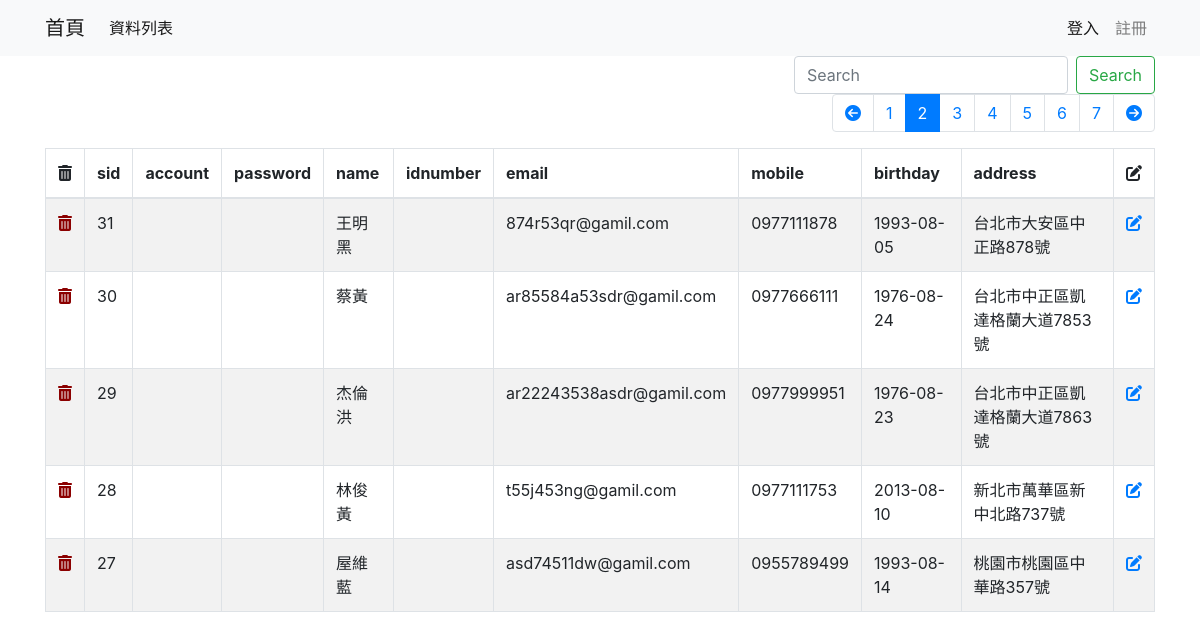
Screenshot of /data-list.php?page=2 with the database file from the repository.
### tables this page shows
CREATE TABLE `address_book` (
  `sid` int(11) NOT NULL,
  `account` varchar(255) NOT NULL,
  `password` varchar(255) NOT NULL,
  `name` varchar(255) NOT NULL,
  `idnumber` varchar(10) NOT NULL,
  `email` varchar(255) NOT NULL,
  `mobile` varchar(255) NOT NULL,
  `birthday` date DEFAULT NULL,
  `address` varchar(255) NOT NULL,
  `created_at` varchar(255) DEFAULT NULL
);

### data-list.php (the view, shortened to what this page needs)
<?php
    include __DIR__. '/partials/init.php';
    $perPage = 5;
$qs = [];
$keyword = isset($_GET['keyword']) ? $_GET['keyword'] : '';
    $page = isset($_GET['page']) ? intval($_GET['page']) : 1;
    $where = ' WHERE 1 ';
    $totalRows = $pdo->query("SELECT count(1) FROM address_book")
        ->fetch(PDO::FETCH_NUM)[0];
    $totalPages = ceil($totalRows/$perPage);
    $rows = [];
    if($totalRows!=0) {
        $sql = sprintf("SELECT * FROM address_book %s ORDER BY sid DESC LIMIT %s, %s",
         $where,
           ($page - 1) * $perPage,
           $perPage);
    $rows = $pdo->query($sql)->fetchAll();
};
?>
<?php include __DIR__. '/partials/html-head.php'; ?>
<?php include __DIR__. '/partials/navbar.php'; ?>
<div class="container">
 <div class="row" >
        <div class="col">
            <form action="data-list.php" class="form-inline my-2 my-lg-0 d-flex justify-content-end">
                <input class="form-control mr-sm-2" type="search" name="keyword" placeholder="Search"
                       value="<?= htmlentities($keyword) ?>"
                       aria-label="Search">
                <button class="btn btn-outline-success my-2 my-sm-0" type="submit">Search</button>
            </form>
        </div>
    </div>
   <div class="row">
        <div class="col">
            <nav aria-label="Page navigation example">
                <ul class="pagination d-flex justify-content-end">
                     <li class="page-item <?= $page<=1 ? 'disabled' : '' ?>">
                       <a class="page-link" href="?<?php
                        $qs['page']=$page-1;
                        echo http_build_query($qs);
                        ?>">
                            <i class="fas fa-arrow-circle-left"></i>
                        </a>
                    </li>
                    <?php for($i=$page-5; $i<=$page+5; $i++):
                        if($i>=1 and $i<=$totalPages):
                            $qs['page'] = $i;
                        ?>
                    <li class="page-item <?= $i==$page ? 'active' : '' ?>">
                        <a class="page-link" href="?<?= http_build_query($qs) ?>"><?= $i ?></a>
                    </li>
                    <?php endif;
                        endfor; ?>
                    <li class="page-item <?= $page>=$totalPages ? 'disabled' : '' ?>">
                     <a class="page-link" href="?<?php
                        $qs['page']=$page+1;
                        echo http_build_query($qs);
                        ?>">
                            <i class="fas fa-arrow-circle-right"></i>
                        </a>
                    </li>
                </ul>
            </nav>
        </div>
    </div>
    <div class="row">
        <div class="col">
            <table class="table table-striped table-bordered">
                <thead>
                <tr>
                    <th scope="col"><i class="fas fa-trash-alt"></i></th>
                    <th scope="col">sid</th>
                    <th scope="col">account</th>
                    <th scope="col">password</th>
                    <th scope="col">name</th>
                    <th scope="col">idnumber</th>
                    <th scope="col">email</th>
                    <th scope="col">mobile</th>
                    <th scope="col">birthday</th>
                    <th scope="col">address</th>
                    <th scope="col"><i class="fas fa-edit"></i></th>
                </tr>
                </thead>
                <tbody>
                <?php foreach($rows as $r): ?>
                <tr data-sid="<?= $r['sid'] ?>">
                 <td>
                      <a href="data-delete.php?sid=<?= $r['sid'] ?>"
                            onclick="return confirm('確定要刪除編號為 <?= $r['sid'] ?> 的資料嗎？')"
                        >
                            <i class="fas fa-trash-alt"></i>
                        </a>
                    </td>
                    <td><?= $r['sid'] ?></td>
                    <td><?= $r['account'] ?></td>
                    <td><?= $r['password'] ?></td>
                    <td><?= $r['name'] ?></td>
                    <td><?= $r['idnumber'] ?></td>
                    <td><?= $r['email'] ?></td>
                    <td><?= $r['mobile'] ?></td>
                    <td><?= $r['birthday'] ?></td>
                    <td><?= htmlentities($r['address']) ?></td>
                    <td>
                        <a href="data-edit.php?sid=<?= $r['sid'] ?>">
                            <i class="fas fa-edit"></i>
                        </a>
                    </td>
                </tr>
                <?php endforeach; ?>
                </tbody>
            </table>
        </div>
    </div>
</div>
<?php include __DIR__. '/partials/html-foot.php'; ?>

### data-list.php (style rules this page uses)
table tbody i.fas.fa-trash-alt { color: darkred; }

### rows the page displays
address_book: sid "31", name "王明黑", email "874r53qr@gamil.com", mobile "0977111878", birthday "1993-08-05", address "台北市大安區中正路878號"
address_book: sid "30", name "蔡黃", email "ar85584a53sdr@gamil.com", mobile "0977666111", birthday "1976-08-24", address "台北市中正區凱達格蘭大道7853號"
address_book: sid "29", name "杰倫洪", email "ar22243538asdr@gamil.com", mobile "0977999951", birthday "1976-08-23", address "台北市中正區凱達格蘭大道7863號"
address_book: sid "28", name "林俊黃", email "t55j453ng@gamil.com", mobile "0977111753", birthday "2013-08-10", address "新北市萬華區新中北路737號"
address_book: sid "27", name "屋維藍", email "asd74511dw@gamil.com", mobile "0955789499", birthday "1993-08-14", address "桃園市桃園區中華路357號"
